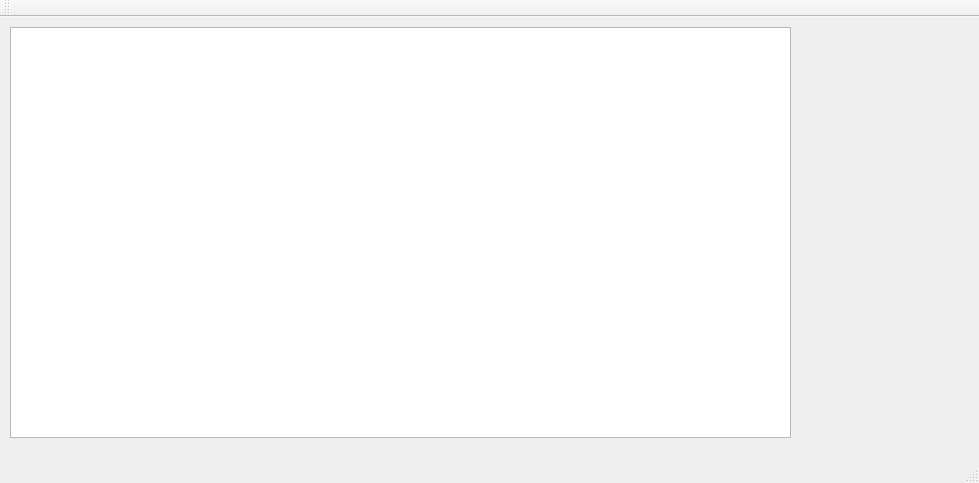
<?xml version="1.0" encoding="UTF-8"?>
<ui version="4.0">
 <class>MainWindow</class>
 <widget class="QMainWindow" name="MainWindow">
  <property name="geometry">
   <rect>
    <x>0</x>
    <y>0</y>
    <width>979</width>
    <height>483</height>
   </rect>
  </property>
  <property name="windowTitle">
   <string>MainWindow</string>
  </property>
  <widget class="QWidget" name="centralWidget">
   <widget class="WeeklyCalendar" name="tableView">
    <property name="geometry">
     <rect>
      <x>10</x>
      <y>10</y>
      <width>781</width>
      <height>411</height>
     </rect>
    </property>
    <property name="layoutDirection">
     <enum>Qt::LeftToRight</enum>
    </property>
   </widget>
  </widget>
  <widget class="QMenuBar" name="menuBar">
   <property name="geometry">
    <rect>
     <x>0</x>
     <y>0</y>
     <width>979</width>
     <height>21</height>
    </rect>
   </property>
  </widget>
  <widget class="QToolBar" name="mainToolBar">
   <attribute name="toolBarArea">
    <enum>TopToolBarArea</enum>
   </attribute>
   <attribute name="toolBarBreak">
    <bool>false</bool>
   </attribute>
  </widget>
  <widget class="QStatusBar" name="statusBar"/>
 </widget>
 <layoutdefault spacing="6" margin="11"/>
 <customwidgets>
  <customwidget>
   <class>WeeklyCalendar</class>
   <extends>QTableWidget</extends>
   <header>weeklycalendar.h</header>
  </customwidget>
 </customwidgets>
 <resources/>
 <connections/>
</ui>
